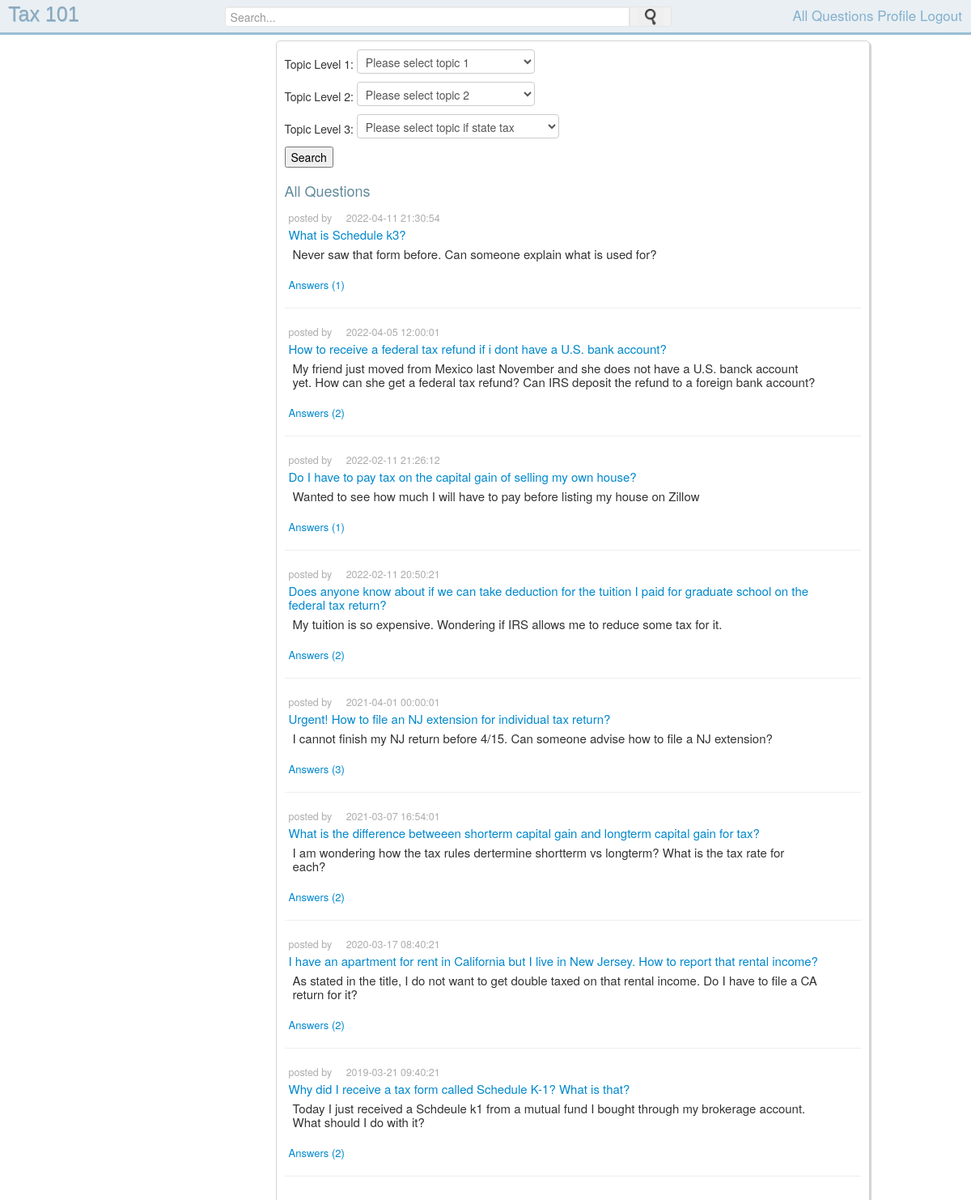
Page /AllQuestion.php on the committed database.
### tables this page shows
create table question(
	q_id int primary key auto_increment,
    user_id int not null,
    q_title TEXT,
    q_timestamp timestamp,
    q_description LONGTEXT,
    q_status varchar(20),
    foreign key (user_id) references user(user_id));

### AllQuestion.php (the view, shortened to what this page needs)
<?php
	include "header.php";
 ?>
	<div class="center column">
		<form name="form1" id="form1" action="browseTopic.php" method="POST" >
            Topic Level 1:
            <select name="topic1" id="topic1">
                <option value="" selected="selected">Please select topic 1</option>
            </select>
            <br>
            Topic Level 2:
            <select name="topic2" id="topic2">
                <option value="" selected="selected">Please select topic 2</option>
            </select>
            <br>
            Topic Level 3:
            <select name="topic3" id="topic3">
                <option value="" selected="selected">Please select topic if state tax</option>
            </select>
            <br>
            <button name="browseTopic">Search</button>
	    </form>
        <div class="allQuestion">All Questions</div>
        <br>
        <?php
            $res="";
            $questions = mysqli_query($connect, "SELECT * from Question ORDER BY q_timestamp DESC LIMIT 15");
            if(mysqli_num_rows($questions) > 0) {
                while ($row= mysqli_fetch_array($questions)) {
                    $userid= $row['user_id'];
                    $user_query = mysqli_query($connect, "SELECT user_name from Users WHERE user_id='$userid' ");
                    $userFetch= mysqli_fetch_array($user_query);
                    $username = $userFetch['user_name'];
                    $title = $row['q_title'];
                    $description= $row['q_description'];
                    $q_time= $row['q_timestamp'];
                    $qid= $row['q_id'];
                    $answer_query= mysqli_query($connect, "SELECT a_id from Answer WHERE q_id='$qid' ");
                    $answer_count = mysqli_num_rows($answer_query);
                    $res .="<div class='question_post'>
                                <div class='posted_by' style='color:#ACACAC;'> posted by
                                $username &nbsp;&nbsp;&nbsp;&nbsp;$q_time
                                </div>
                                <div id='post_title'>
                                    <a href='Questionpage.php? question=".$qid."'>$title</a>
                                </div>
                                <div id='post_body'>
                                    $description
                                </div>
                                <br>
                                <div class='answer_count'>
                                    <a href='Questionpage.php? question=".$qid."'>Answers ($answer_count)</a>
                                </div>
                            </div>
                            <hr>
                    ";
                }
            }
            echo $res;
        ?>
	</div>
	</div>
</body>
</html>

### header.php (shortened to what this page needs)
<html>
<head>
    <link rel="stylesheet" type="text/css" href="css/bootstrap.css">
    <link rel="stylesheet" type="text/css" href="css/homestyle.css">
</head>
<body>
    <div class="h_topbar">
        <div class="homepage">
            <a href="homepage.php">Tax 101</a>
        </div>
        <div class="search">
        <form action="search.php" method="GET" name="search_form">
            <input type="text"  name="search_text" placeholder="Search..." autocomplete="on" id="search_text_input">
            <div class="button_holder">
                <button type="submit"  name=""  id="search_button">
                    <img src="images/search.png">
                </button>
            </div>
        </form>
        </div>
        <nav>
            <a class="leftnav" href="allQuestion.php">All Questions     </a>
            <a href="<?php echo $userinfo['user_name']; ?>">Profile   </a>
            <a href="logout.php">
				Logout
			</a>
        </nav>
    </div>
    <div class="wrapper">

### css/homestyle.css (style rules this page uses)
body { line-height: 17px; background-color: #fff; }
.h_topbar { width: 100%; min-width: 1050px; height: 40px; background-color: #e9eff3; border-bottom: 0.25em solid #9abed6; margin: 0 0 10px 0; display: inline-flex; position: fixed; z-index: 10; }
.homepage a { font-family: sans-serif; margin-left: 10px; font-size: 25; position: relative; top: 9px; text-shadow: #99c6e4 0.5px 0.5px 0px; color: #8fa7b8; }
nav { float: right; right: 1px; position: absolute; margin: 10px; }
nav a { position: relative; color: #84b0ce; text-decoration: none; font-size: 17px; }
.wrapper { margin: 0 auto; top: 50px; position: relative; padding: 0 10px; width: 75%; min-width: 950px; }
.column { background-color: #fff; padding: 10px; border: 1px solid #d3d3d3; border-radius: 5px; box-shadow: 2px 2px 1px #d3d3d3; z-index: -1; }
.center { float: right; width: 75%; z-index: -1; min-height: 160px; }
.question_post { width: 96%; font-size: 15px; padding: 0px 5px; min-height: 75px; }
.posted_by { font-size: smaller; margin-bottom: 3px; }
.answer_count { padding: 0px; text-decoration: none; color: #7ba9bd; border: none; font-size: small; }
#topic3 { width: 250px; }
#post_body { margin-top: 3px; width: 95%; padding: 4px 5px; }
.search { margin: 8px 0 0 15%; }
.search #search_text_input { border: thin solid #e5e5e5; float: left; height: 25px; outline: 0; width: 500px; border-top-right-radius: 0; border-bottom-right-radius: 0; border-top-left-radius: 3px; border-bottom-left-radius: 3px; }
.button_holder { background-color: #f1f1f1; border: thin solid #e5e5e5; cursor: pointer; float: left; height: 23px; text-align: center; width: 50px; border-top-right-radius: 3px; border-bottom-right-radius: 3px; }
.button_holder img { margin-top: 1px; width: 20px; }
#search_button { border: none; }
.allQuestion { font-size: large; color: #638b9c; }

### rows in the picture
question: q_timestamp "2022-04-11 21:30:54", q_title "What is Schedule k3?", q_description "Never saw that form before. Can someone explain what is used for?", answer_count "1"
question: q_timestamp "2022-04-05 12:00:01", q_title "How to receive a federal tax refund if i dont have a U.S. bank account?", q_description "My friend just moved from Mexico last November and she does not have a U.S. banck account yet. How can she get a federal tax refund? Can IRS deposit the refund to a foreign bank account?", answer_count "2"
question: q_timestamp "2022-02-11 21:26:12", q_title "Do I have to pay tax on the capital gain of selling my own house?", q_description "Wanted to see how much I will have to pay before listing my house on Zillow", answer_count "1"
question: q_timestamp "2022-02-11 20:50:21", q_title "Does anyone know about if we can take deduction for the tuition I paid for graduate school on the federal tax return?", q_description "My tuition is so expensive. Wondering if IRS allows me to reduce some tax for it.", answer_count "2"
question: q_timestamp "2021-04-01 00:00:01", q_title "Urgent! How to file an NJ extension for individual tax return?", q_description "I cannot finish my NJ return before 4/15. Can someone advise how to file a NJ extension?", answer_count "3"
question: q_timestamp "2021-03-07 16:54:01", q_title "What is the difference betweeen shorterm capital gain and longterm capital gain for tax?", q_description "I am wondering how the tax rules dertermine shortterm vs longterm? What is the tax rate for each?", answer_count "2"
question: q_timestamp "2020-03-17 08:40:21", q_title "I have an apartment for rent in California but I live in New Jersey. How to report that rental income?", q_description "As stated in the title, I do not want to get double taxed on that rental income. Do I have to file a CA return for it?", answer_count "2"
question: q_timestamp "2019-03-21 09:40:21", q_title "Why did I receive a tax form called Schedule K-1? What is that?", q_description "Today I just received a Schdeule k1 from a mutual fund I bought through my brokerage account. What should I do with it?", answer_count "2"
